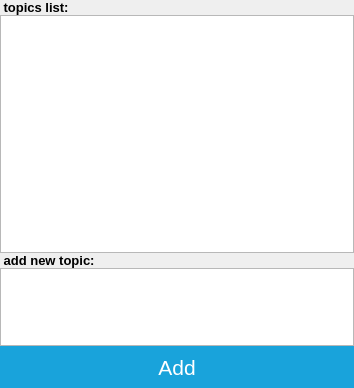
<?xml version="1.0" encoding="UTF-8"?>
<ui version="4.0">
 <class>TopicListTab</class>
 <widget class="QWidget" name="TopicListTab">
  <property name="geometry">
   <rect>
    <x>0</x>
    <y>0</y>
    <width>354</width>
    <height>388</height>
   </rect>
  </property>
  <property name="windowTitle">
   <string>Form</string>
  </property>
  <layout class="QGridLayout" name="gridLayout">
   <property name="leftMargin">
    <number>0</number>
   </property>
   <property name="topMargin">
    <number>0</number>
   </property>
   <property name="rightMargin">
    <number>0</number>
   </property>
   <property name="bottomMargin">
    <number>0</number>
   </property>
   <property name="spacing">
    <number>0</number>
   </property>
   <item row="0" column="0">
    <widget class="QLabel" name="label_2">
     <property name="styleSheet">
      <string notr="true">font-size:10pt; 
font-weight:700;</string>
     </property>
     <property name="text">
      <string> topics list:</string>
     </property>
     <property name="margin">
      <number>4</number>
     </property>
    </widget>
   </item>
   <item row="1" column="0">
    <widget class="ListWidget" name="listWidget">
     <property name="focusPolicy">
      <enum>Qt::NoFocus</enum>
     </property>
     <property name="alternatingRowColors">
      <bool>true</bool>
     </property>
     <property name="selectionMode">
      <enum>QAbstractItemView::NoSelection</enum>
     </property>
    </widget>
   </item>
   <item row="2" column="0">
    <widget class="QLabel" name="label">
     <property name="styleSheet">
      <string notr="true">font-size:10pt; 
font-weight:700;</string>
     </property>
     <property name="text">
      <string> add new topic:</string>
     </property>
     <property name="margin">
      <number>4</number>
     </property>
    </widget>
   </item>
   <item row="3" column="0">
    <widget class="ListWidget" name="inputListWidget">
     <property name="minimumSize">
      <size>
       <width>0</width>
       <height>78</height>
      </size>
     </property>
     <property name="maximumSize">
      <size>
       <width>16777215</width>
       <height>78</height>
      </size>
     </property>
     <property name="focusPolicy">
      <enum>Qt::NoFocus</enum>
     </property>
     <property name="alternatingRowColors">
      <bool>true</bool>
     </property>
     <property name="selectionMode">
      <enum>QAbstractItemView::NoSelection</enum>
     </property>
    </widget>
   </item>
   <item row="4" column="0">
    <widget class="QPushButton" name="addButton">
     <property name="minimumSize">
      <size>
       <width>0</width>
       <height>42</height>
      </size>
     </property>
     <property name="maximumSize">
      <size>
       <width>16777215</width>
       <height>42</height>
      </size>
     </property>
     <property name="styleSheet">
      <string notr="true">QPushButton {
	font-size:16pt; 
	border-style: outset;
	border-width: 0px;
	color: white;
	background-color: rgb(25,163,219);
	top:100px;
}
QPushButton:pressed {
	background-color: rgb(45,183,239);
}</string>
     </property>
     <property name="text">
      <string>Add</string>
     </property>
    </widget>
   </item>
  </layout>
 </widget>
 <customwidgets>
  <customwidget>
   <class>ListWidget</class>
   <extends>QListWidget</extends>
   <header>listwidget.h</header>
  </customwidget>
 </customwidgets>
 <resources/>
 <connections/>
</ui>
